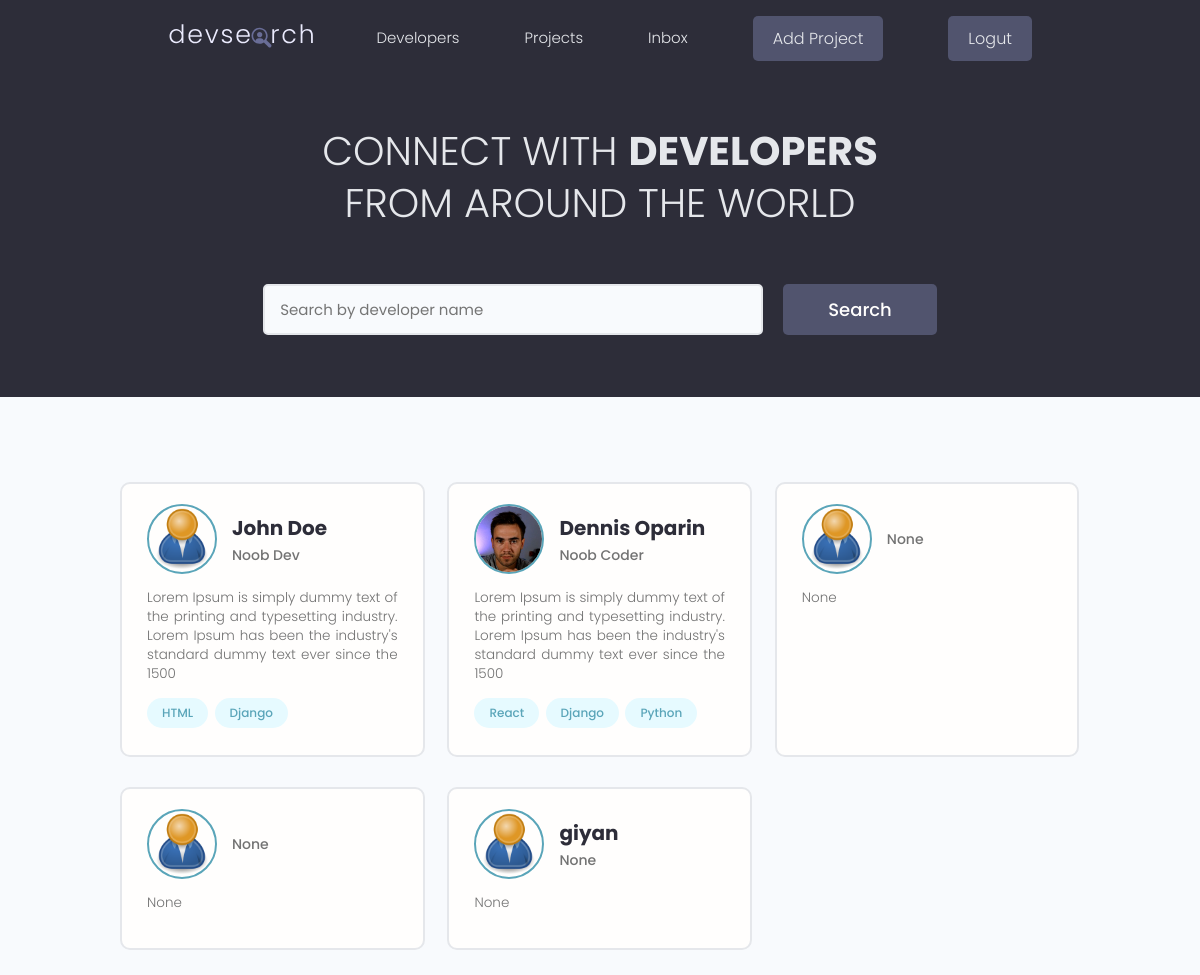
The app's page / (signed in) with its own data.
### users/models.py (models this page shows, shortened)
class Profile(models.Model):
    user = models.OneToOneField(User, on_delete=models.CASCADE, null=True, blank=True)
    name = models.CharField(max_length=200, blank=True, null=True)
    email = models.EmailField(max_length=500, blank=True, null=True)
    username = models.CharField(max_length=200, blank=True, null=True)
    location = models.CharField(max_length=200, blank=True, null=True)
    short_intro = models.CharField(max_length=200, blank=True, null=True)
    bio = models.TextField(blank=True, null=True)
    profile_image = models.ImageField(null=True, blank=True, upload_to='profiles/', default='profiles/user-default.png')
    social_github = models.CharField(max_length=200, blank=True, null=True)
    social_twitter = models.CharField(max_length=200, blank=True, null=True)
    social_linkedin = models.CharField(max_length=200, blank=True, null=True)
    social_youtube = models.CharField(max_length=200, blank=True, null=True)
    social_website = models.CharField(max_length=200, blank=True, null=True)
    created = models.DateTimeField(auto_now_add=True)
    id = models.UUIDField(default=uuid.uuid4, unique=True, primary_key=True, editable=False)

class Skill(models.Model):
    owner = models.ForeignKey(Profile, on_delete=models.CASCADE, null=True, blank=True)
    name = models.CharField(max_length=200, blank=True, null=True)
    description = models.TextField(null=True, blank=True)
    created = models.DateTimeField(auto_now_add=True)
    id = models.UUIDField(default=uuid.uuid4, unique=True, primary_key=True, editable=False)
    def __str__(self):
        return self.name

### users/views.py (the view)
# urls.py: path('', views.profiles, name='profiles'),
def profiles(request):
    profiles = Profile.objects.all()
    context = {"profiles": profiles}
    return render(request, 'users/profiles.html', context)

### users/templates/users/profiles.html (shortened to what this page needs)
{% extends 'main.html' %}
{% block content %}
<main class="home">
    <section class="hero-section text-center">
        <div class="container container--narrow">
            <div class="hero-section__box">
                <h2>CONNECT WITH <span>DEVELOPERS</span></h2>
                <h2>FROM AROUND THE WORLD</h2>
            </div>
            <div class="hero-section__search">
                <form class="form" action="#" method="get">
                    <div class="form__field">
                        <input class="input input--text" id="formInput#search" type="text" name="text"
                            placeholder="Search by developer name" />
                    </div>
                    <input class="btn btn--sub btn--lg" type="submit" value="Search" />
                </form>
            </div>
        </div>
    </section>
    <section class="devlist">
        <div class="container">
            <div class="grid grid--three">
                {% for profile in profiles %}
                <div class="column card">
                    <div class="dev">
                        <a href="{% url 'user-profile' profile.id %}" class="card__body">
                            <div class="dev__profile">
                                <img class="avatar avatar--md" src="{{profile.profile_image.url}}" alt="image" />
                                <div class="dev__meta">
                                    <h3>{{profile.name}}</h3>
                                    <h5>{{profile.short_intro|slice:"60"}}</h5>
                                </div>
                            </div>
                            <p class="dev__info">
                                {{profile.bio|slice:"150"}}
                            </p>
                            <div class="dev__skills">
                                {% for skill in profile.skill_set.all|slice:"5" %}
                                <span class="tag tag--pill tag--main">
                                    <small>{{skill}}</small>
                                </span>
                                {% endfor %}
                            </div>
                        </a>
                    </div>
                </div>
                {% endfor %}
            </div>
        </div>
    </section>
</main>
{% endblock %}

### static/styles/app.css (style rules this page uses)
:root { --color-sub: #2d2d39; }
.btn--sub { background-color: var(--color-sub-light); }
.card { border: 2px solid var(--color-light); }
img { width: 100%; }
.hero-section { height: 40vh; display: flex; align-items: center; background-color: var(--color-sub); }
.hero-section__box { margin-bottom: 4rem; }
.hero-section__box > h2, .hero-section__box > h2 > span { font-size: 4rem; color: var(--color-light); line-height: 1.3; text-transform: uppercase; }
.hero-section__box > h2 { font-weight: 300; }
.hero-section__box > h2 > span { font-weight: 700; }
.hero-section__search > .form { display: flex; align-items: center; justify-content: center; gap: 2rem; }
.hero-section__search > .form input.input--text { width: 50rem; }
.devlist { margin-top: 8rem; }
.devlist .grid { align-items: stretch; }
.devlist .dev .dev__profile { display: flex; align-items: center; gap: 1.5rem; }
.devlist .dev .dev__meta h3 { color: var(--color-sub); font-size: 2rem; font-weight: 700; }
.devlist .dev .dev__meta h5 { color: var(--color-text); font-size: 1.4rem; font-weight: 500; }
.devlist .dev .dev__info { margin: 1.5rem 0; font-size: 1.35rem; line-height: 1.4; text-align: justify; }

### static/uikit/styles/modules/_variables.css (style rules this page uses)
:root { --color-main: #5aa5b9; --color-main-light: #e6faff; --color-sub: #3f4156; --color-sub-light: #51546e; --color-sub-lighter: #ededfd; --color-text: #737373; --color-gray: #8b8b8b; --color-light: #e5e7eb; --color-light-gray: #767676; --color-bg: #f8fafd; --color-white: #fffefd; --color-white-light: #f3f3f3; --color-success: #359e64; --color-success-bg: #def8e8; --color-error: #fc4b0b; --color-error-bg: #fff2ee; --font-base: 'Poppins', arial, helvetica, 'Segoe UI', roboto, ubuntu, sans-serif; --font-monospace: 'Fira Code', 'Courier New', courier, monospace; --font-regular: 300; --font-medium: 500; --font-bold: 700; --generic-shadow: 1px 1px 5px #00000010; --generic-transition: all 0.3s ease-in-out; }

### static/uikit/styles/modules/_base.css (style rules this page uses)
* { margin: 0; padding: 0; box-sizing: border-box; text-rendering: optimizeLegibility; color: inherit; font-size: inherit; }
html { font-size: 50%; }
@media only screen and (min-width: 480px) { html { font-size: 56.25%; } }
@media only screen and (min-width: 1200px) { html { font-size: 62.5%; } }
body { line-height: 1.6; font-weight: 400; font-size: 1.5rem; color: var(--color-text); background-color: var(--color-bg); min-height: 100vh; }

### static/uikit/styles/modules/_typography.css (style rules this page uses)
* { font-family: var(--font-base); }
h2 { font-size: 3.6rem; font-weight: var(--font-bold); }
h3 { font-size: 3.2rem; font-weight: var(--font-medium); }
h5 { font-size: 2.4rem; font-weight: var(--font-medium); }
h5, h6 { font-weight: var(--font-regular); }
p, span, strong { font-size: 1.6rem; color: var(--color-text); font-weight: var(--font-regular); }
a { padding-bottom: 2px; text-decoration: none; display: inline-block; color: var(--color-main); font-weight: var(--font-medium); }

### static/uikit/styles/modules/_utilities.css (style rules this page uses)
.container { width: 92%; max-width: 165rem; margin: 0 auto; box-sizing: border-box; }
.container--narrow { width: 92%; max-width: 120rem; }
@media screen and (min-width: 1000px) { .container { width: 90%; } }
@media screen and (min-width: 1000px) { .container--narrow { width: 85%; } }
@media screen and (min-width: 1200px) { .container { width: 80%; } }
@media screen and (min-width: 1200px) { .container--narrow { width: 72%; } }
.text-center { text-align: center; }

### static/uikit/styles/modules/_avatar.css (style rules this page uses)
.avatar { border-radius: 50%; border: 2px solid var(--color-main); object-fit: cover; }
.avatar--md { height: 7rem; width: 7rem; }

### static/uikit/styles/modules/_button.css (style rules this page uses)
.btn { display: inline-block; position: relative; cursor: pointer; background-color: var(--color-light); font-weight: var(--font-medium); color: var(--color-sub); text-decoration: none; padding: 1rem 2rem; border-radius: 0.5rem; border: none; width: -webkit-fit-content; width: -moz-fit-content; width: fit-content; height: -webkit-fit-content; height: -moz-fit-content; height: fit-content; font-size: 1.6rem; outline-width: 0; outline-color: transparent; -webkit-backface-visibility: hidden; backface-visibility: hidden; transition: all 0.3s ease-in-out; }
.btn--sub { background-color: var(--color-sub); color: var(--color-white); }
.btn--lg { font-size: 1.8rem; padding: 1.2rem 4.5rem; }

### static/uikit/styles/modules/_card.css (style rules this page uses)
.card { border-radius: 1rem; background-color: var(--color-white); border: 1.5px solid var(--color-light); width: auto; height: auto; margin-top: 0.5rem; margin-bottom: 0.5rem; overflow: hidden; }
.card__body, .card__header { padding: 2rem 2.5rem; }

### records on screen
Profile: profile_image (placeholder picture), name "John Doe", short_intro "Noob Dev", bio "Lorem Ipsum is simply dummy text of the printing and typesetting industry. Lorem Ipsum has been the industry's standard dummy text ever since the 1500"
Skill: name "HTML"
Skill: name "Django"
Profile: profile_image (picture), name "Dennis Oparin", short_intro "Noob Coder", bio "Lorem Ipsum is simply dummy text of the printing and typesetting industry. Lorem Ipsum has been the industry's standard dummy text ever since the 1500"
Skill: name "React"
Skill: name "Django"
Skill: name "Python"
Profile: profile_image (placeholder picture), short_intro "None", bio "None"
Profile: profile_image (placeholder picture), short_intro "None", bio "None"
Profile: profile_image (placeholder picture), name "giyan", short_intro "None", bio "None"
